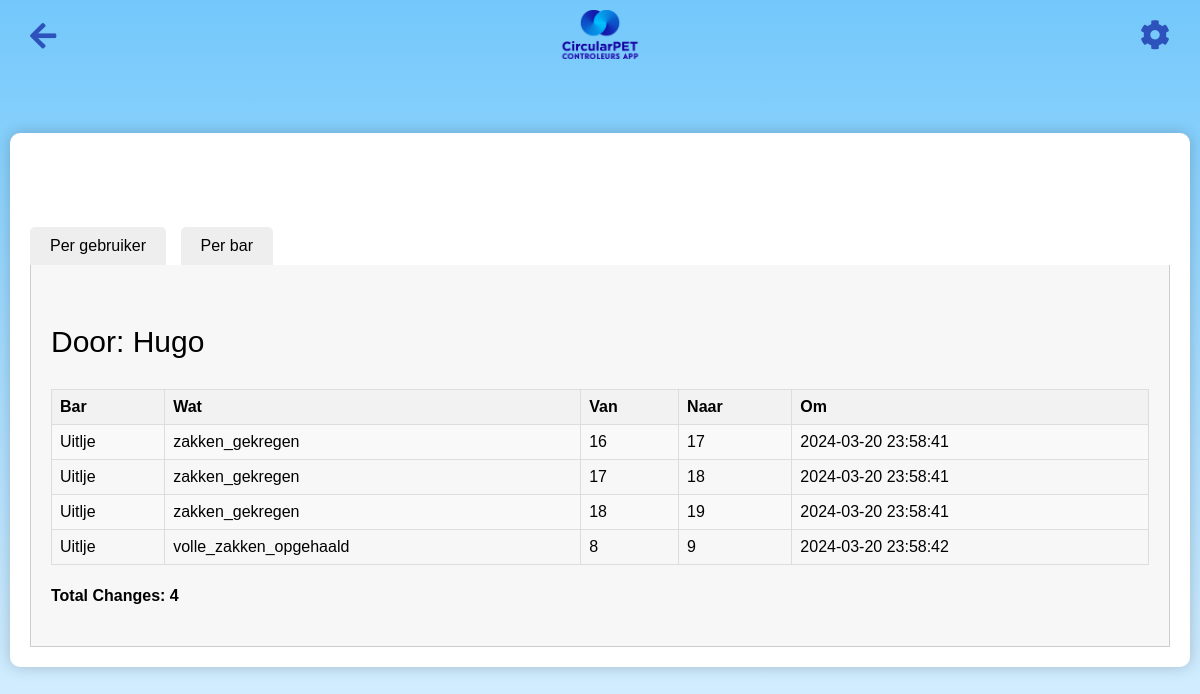
Page /change_log on the earlier database version.
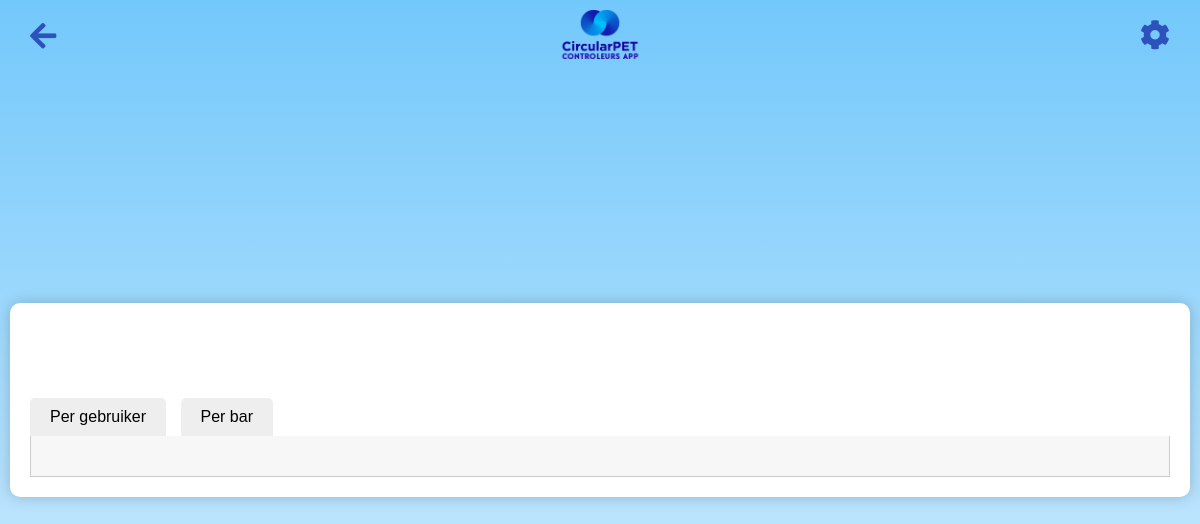
Same page on the later database version.
### app.py (models this page shows, shortened)
class User(db.Model, UserMixin):  # Extend User model with UserMixin
    id = db.Column(db.Integer, primary_key=True)
    username = db.Column(db.String(80), unique=True, nullable=False)
    password = db.Column(db.String(120), nullable=False)
    is_admin = db.Column(db.Boolean, default=False, nullable=False)
    location_id = db.Column(db.Integer, db.ForeignKey('location.id'), nullable=True)
    location = db.relationship('Location', backref=db.backref('users', lazy=True))
    group = db.Column(db.String(120), nullable=True)
    badges = db.Column(db.Integer, default=0)

class ChangeLog(db.Model):
    id = db.Column(db.Integer, primary_key=True)
    user_id = db.Column(db.Integer, db.ForeignKey('user.id'), nullable=False)  # Add this line
    user = db.relationship('User', backref='change_logs')  # Add this line for backref
    bar_id = db.Column(db.Integer, db.ForeignKey('bar.id'), nullable=False)
    field = db.Column(db.String, nullable=False)
    old_value = db.Column(db.String, nullable=True)
    new_value = db.Column(db.String, nullable=True)
    timestamp = db.Column(db.DateTime, default=datetime.utcnow)

class Bar(db.Model):
    id = db.Column(db.Integer, primary_key=True)
    zakken_gekregen = db.Column(db.Integer, default=0)
    volle_zakken_opgehaald = db.Column(db.Integer, default=0)
    kg_van_zak = db.Column(db.Integer, default=0)
    url = db.Column(db.String)
    link = db.Column(db.String)
    note = db.Column(db.String, nullable=True)  # Add this line to include a note field
    change_log = db.Column(db.String, default="", nullable=True)
    activity_log = db.relationship('ActivityLog', backref='bar', lazy=True)
    last_checked_in = db.Column(db.DateTime, nullable=True)
    id = db.Column(db.Integer, primary_key=True)
    name = db.Column(db.String(120), nullable=False)
    zakken = db.Column(db.Integer, nullable=False, default=0)
    bekers = db.Column(db.Integer, nullable=False, default=0)
    location_id = db.Column(db.Integer, db.ForeignKey('location.id'), nullable=False)
    location = db.relationship('Location', backref=db.backref('bars', lazy=True))

### app.py (the view)
@app.route('/change_log')
def change_log():
    changes_with_bar_names = db.session.query(
        ChangeLog, Bar.name.label('bar_name')
    ).join(Bar, ChangeLog.bar_id == Bar.id).all()
    changes_grouped_by_user = {}
    for change, bar_name in changes_with_bar_names:
        user_changes = changes_grouped_by_user.setdefault(change.user, [])
        user_changes.append((change, bar_name))
    changes_grouped_by_bar = {}
    for change, bar_name in changes_with_bar_names:
        bar_changes = changes_grouped_by_bar.setdefault(bar_name, [])
        bar_changes.append(change)
    return render_template('change_log.html',
                           changes_grouped_by_user=changes_grouped_by_user,
                           changes_grouped_by_bar=changes_grouped_by_bar)

### templates/change_log.html (shortened to what this page needs)
<!DOCTYPE html>
<html lang="en">
<head>
    <link rel="stylesheet" href="{{ url_for('static', filename='main.css') }}">
    <link rel="stylesheet" href="https://cdnjs.cloudflare.com/ajax/libs/font-awesome/5.15.3/css/all.min.css">
</head>
<body>
    <img src="{{ url_for('static', filename='logo.png') }}" alt="CircularPET Logo" class="logo2">
    <a href="javascript:history.back()" class="back-button"><i class="fas fa-arrow-left"></i></a>
    <i id="gear-icon" class="fa fa-cog gear-icon-container"></i>
    <div class="content-container">
        <h1>Log</h1>
        <div id="tabs">
            <div class="tab " data-target="userChanges">Per gebruiker</div>
            <div class="tab" data-target="barChanges">Per bar</div>
        </div>
        <div id="userChanges" class="tab-content active">
            {% for user, changes in changes_grouped_by_user.items() %}
            <div class="user-changes-container">
                <p>Door: {{ user.username }}</p>
                <table>
                    <tr>
                        <th>Bar</th>
                        <th>Wat</th>
                        <th>Van</th>
                        <th>Naar</th>
                        <th>Om</th>
                    </tr>
                    {% for change, bar_name in changes %}
                    <tr>
                        <td>{{ bar_name }}</td>
                        <td>{{ change.field }}</td>
                        <td>{{ change.old_value }}</td>
                        <td>{{ change.new_value }}</td>
                        <td>{{ change.timestamp.strftime("%Y-%m-%d %H:%M:%S") }}</td>
                    </tr>
                    {% endfor %}
                </table>
                <h4>Total Changes: {{ changes|length }}</h4>
            </div>
            {% endfor %}
        </div>
    </div>
</body>
</html>

### static/main.css (style rules this page uses)
body { font-family: 'Arial', sans-serif; background: linear-gradient(to bottom, #73c8fb 0%, #e0f2ff 100%); margin: 0; padding: 0; display: flex; height: 100vh; align-items: center; flex-wrap: wrap; justify-content: center; }
.back-button { position: fixed; top: 10px; left: 10px; background-color: transparent; color: #2E52BB; text-decoration: none; padding: 10px 20px; border-radius: 5px; font-size: 30px; z-index: 1000; }
#gear-icon { font-size: 30px; }
.active { background-color: #4e73df; }
.logo2 { position: absolute; top: 10px; width: 90px; position: fixed; z-index: 1000; }
.gear-icon-container { position: fixed; top: 20px; right: 20px; cursor: pointer; font-size: 24px; color: #2E52BB; font-size: 30px; padding: 10px 20px; margin-top: -10px; margin-right: -10px; z-index: 1000; }
::placeholder { color: #888; }
h1 { color: #fff; font-size: 2em; text-align: center; margin-bottom: 0.5em; }
.content-container { width: 80%; background-color: #fff; padding: 20px; border-radius: 10px; box-shadow: 0px 0px 15px rgba(0, 0, 0, 0.2); margin: 20px auto; }

### templates/change_log.html (style rules this page uses)
.content-container { width: 95%; max-width: 1200px; margin: 20px auto; padding: 20px; background-color: #fff; border-radius: 10px; box-shadow: 0px 0px 15px rgba(0, 0, 0, 0.2); overflow-y: auto; max-height: 90vh; }
.tab { cursor: pointer; padding: 10px 20px; margin-right: 10px; background: #eee; display: inline-block; border-radius: 5px 5px 0 0; }
.tab-content { display: none; padding: 20px; border: 1px solid #ccc; border-top: none; }
.tab-content.active { display: block; background-color: rgb(247, 247, 247); }

Differences in the rows shown:
removed User: username "Hugo", changes "4"
removed ChangeLog: name "Uitlje", field "zakken_gekregen", old_value "16", new_value "17", timestamp "2024-03-20 23:58:41"
removed ChangeLog: name "Uitlje", field "zakken_gekregen", old_value "17", new_value "18", timestamp "2024-03-20 23:58:41"
removed ChangeLog: name "Uitlje", field "zakken_gekregen", old_value "18", new_value "19", timestamp "2024-03-20 23:58:41"
removed ChangeLog: name "Uitlje", field "volle_zakken_opgehaald", old_value "8", new_value "9", timestamp "2024-03-20 23:58:42"
